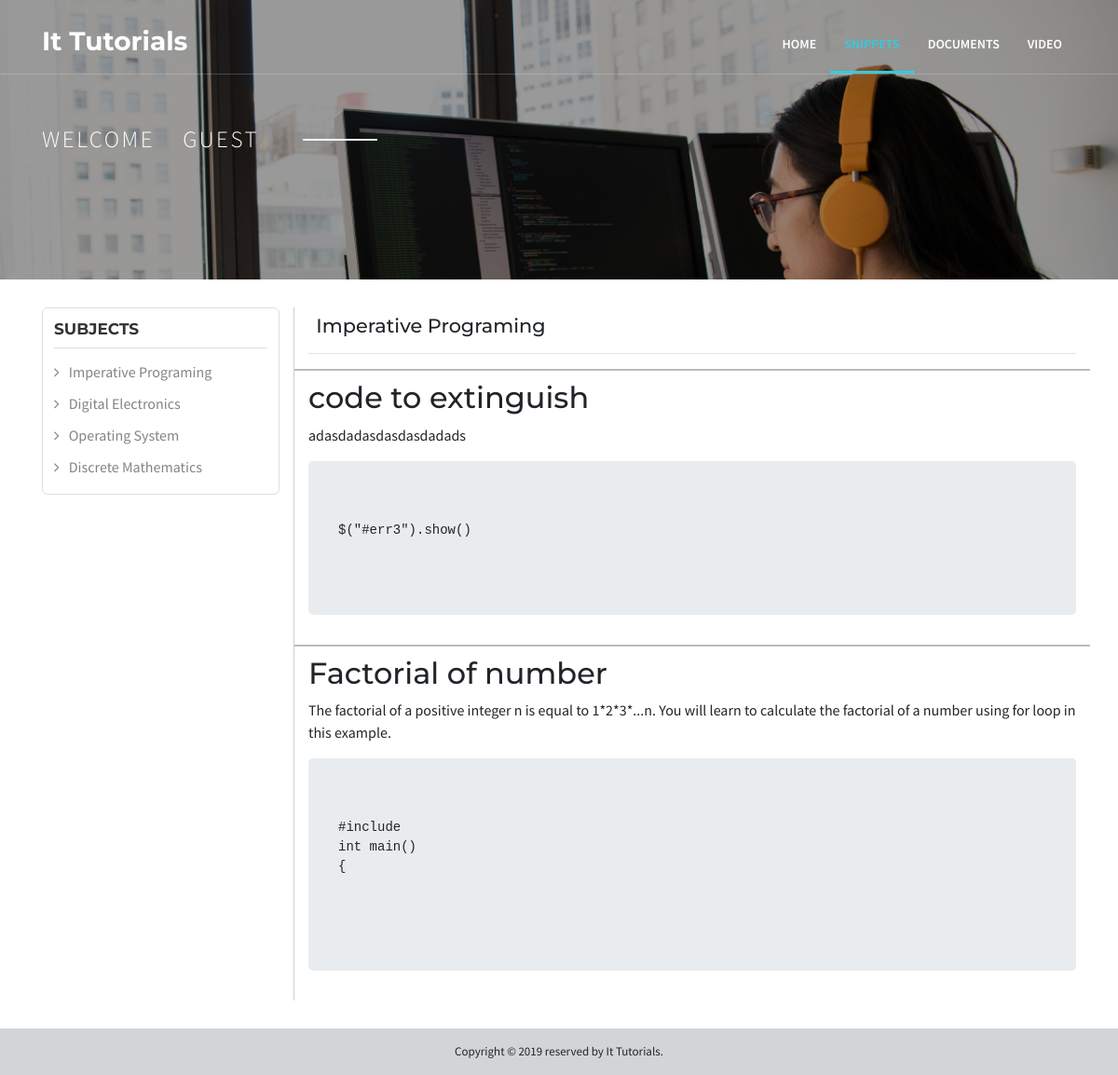
Screenshot of /main/user/snippets.php?sub=1 with the database file from the repository.
### tables this page shows
CREATE TABLE `snippets` (
  `id` int(10) NOT NULL,
  `title` varchar(50) NOT NULL,
  `code` varchar(500) NOT NULL,
  `subject` int(2) NOT NULL,
  `description` varchar(200) NOT NULL
);

### class/project.php (called while the page is built, shortened)
<?php
require_once 'helper.php';
$objproject = new project(1);
?>

### class/connect.php (called while the page is built, shortened)
<?php
class connect implements localDB, serverDB
{
	function __construct($type)
	{
		if($type==1)
		{
			$this->conn = new mysqli(self::HOST1, self::USER1, self::PWD1,self::DB1);
		}
		else
		{
			$this->conn = new mysqli(self::HOST2, self::USER2, self::PWD2,self::DB2);
		}
	}
}
?>

### class/helper.php (called while the page is built, shortened)
<?php
require_once 'connect.php';
class helper extends connect
{
    function select($columns,$table,$condition)
    {
    	$sql="Select $columns from $table where $condition";
    	$answer=$this->conn->query($sql);
    	if($answer->num_rows==0)
    	{
    		return 0;
    	}
    	else
    	{
    		while($ans=$answer->fetch_array(1))
    		{
    			$rows[]=$ans;
    		}
    	}
    	return json_encode($rows);
    }
}
?>

### main/user/snippets.php (the view, shortened to what this page needs)
<?php
    $subcode = $_GET['sub'];
    require_once '../../class/project.php';
?>
<!DOCTYPE html>
<html lang="en">
  <head>
    <link rel="stylesheet" href="css/font-awesome.min.css" />
<link href="../../assets/css/bootstrap.min.css" rel="stylesheet" id="bootstrap-css">
<link href="../../assets/css/style.css" rel="stylesheet" id="bootstrap-css">
 </head>
  <body>
<nav class="navbar navbar-expand-md fixed-top top-nav">
	<div class="container">
		  <a class="navbar-brand" href="../index.php"><strong>It Tutorials</strong></a>
		  <div class="collapse navbar-collapse" id="navbarSupportedContent">
		    <ul class="navbar-nav ml-auto">
		      <li class="nav-item">
		        <a class="nav-link" href="../index.php">Home</a>
		      </li>
		           <li class="nav-item  active">
                <a class="nav-link" href="snippets.php?sub=1">Snippets<span class="sr-only">(current)</span>  </a>
              </li>
              <li class="nav-item">
                <a class="nav-link" href="docs.php?sub=1">Documents</a>
              </li>
		      <li class="nav-item">
		        <a class="nav-link" href="product.php?sub=1">Video</a>
		      </li>
		    </ul>
		  </div>
	</div>
</nav>
  <div class="block-30 block-30-sm item" style="background-image: url('../../assets/images/bg_2.jpg');" data-stellar-background-ratio="0.5">
    <div class="container">
      <div class="row align-items-center">
        <div class="col-md-10">
           <span class="subheading-sm">Welcome &nbsp;&nbsp;&nbsp;<?php
           if(isset($_SESSION['username']))
           {
            echo "$_SESSION[username]";
          }
          else
          {
            echo "Guest";
          }
           ?></span>
        </div>
      </div>
    </div>
  </div>
<section class="middle-container">
	<div class="container">
		 <div class="row">
		<div class="col-md-3">
<div class="cat-list">
	<h3>SUBJECTS</h3>
	<ul>
		<li><a href="snippets.php?sub=1">Imperative Programing</a></li>
        <li><a href="snippets.php?sub=2">Digital Electronics</a></li>
        <li><a href="snippets.php?sub=3">Operating System</a></li>
        <li><a href="snippets.php?sub=4">Discrete Mathematics</a></li>
	</ul>
</div>
        </div>
        <div class="col-md-9 cat-products">
      <h3 class="cate-head">
        <?php
        if($subcode==1){
            echo "Imperative Programing";
        }
        ?>
      </h3>
    <hr/>
    <div class="row">
    <?php
            $rows = $objproject->select("title, code, description", "snippets", "subject=$subcode");
            $rows = json_decode($rows, true);
            foreach ($rows as $row) {
        ?>
        <div class="container" style="border-top: 2px solid #bbb; padding-top: 10px;">
        <h2><?php echo "$row[title]";?></h2>
        <p><?php echo "$row[description]"?></p>
        <div class="jumbotron">
          <pre><?php echo"$row[code]";?>
          </pre>
        </div>
        </div>
        <?php
         }
        ?>
    </div>
        </div>
         </div>
	</div>
</section>
<footer>
  <div class="container">
	<div class="row">
		<div class=" col-md-12 text-center">
          Copyright &copy; 2019 reserved by It Tutorials.
       </div>
   </div>
  </div>
</footer>
  </body>
</html>

### assets/css/style.css (style rules this page uses)
body, html { height: 100%; width:100%; }
body { font-size: 1rem; font-family: 'Source Sans Pro', sans-serif; }
h1,h2,h3,h4,h5 { position: relative; font-family: 'Montserrat', sans-serif; }
.top-nav { border-bottom: 1px solid rgba(255, 255, 255, 0.2); height: 80px; transition: 0.5s ease-in; -webkit-transition: 0.5s ease-in; -moz-transition: 0.5s ease-in; }
.top-nav .navbar-nav li .nav-link { color: #fff; font-size: 14px; padding:29px 15px 18px; font-weight: 600; text-transform: uppercase; transition: 0.5s ease-in; -webkit-transition: 0.5s ease-in; -moz-transition: 0.5s ease-in; }
.top-nav li a.nav-link:hover, .top-nav .nav-item.active a.nav-link { border-bottom: 3px solid #35cbdf; color: #35cbdf; transition: 0.5s ease-in; -webkit-transition: 0.5s ease-in; -moz-transition: 0.5s ease-in; }
.top-nav .navbar-brand { font-size: 28px; color: #fff; font-family: 'Montserrat', sans-serif; }
footer { padding: 15px 0px; background: #d2d5d6; font-size: 13px;width: 100%; display: flex; }
.middle-container { margin: 30px 0px; }
.block-30 { background-size: cover; background-color: #ccc; padding: 0; position: relative; }
.block-30:before { background: #000; position: absolute; content: ""; top: 0; left: 0; right: 0; bottom: 0; opacity: .4; z-index: 0; }
.block-30, .block-30 .row { min-height:300px; height: 30vh; }
.block-30 .subheading-sm { color: #fff; font-size: 25px; text-transform: uppercase; letter-spacing: .1em; position: relative; display: inline-block; font-weight: 300; }
.block-30 .subheading-sm:after { width: 80px; height: 2px; background: #fff; position: absolute; left: 120%; top: 50%; -webkit-transform: translateY(-50%); -ms-transform: translateY(-50%); transform: translateY(-50%); content: ""; }
.block-30.block-30-sm, .block-30.block-30-sm .row { min-height: 300px; height: 30vh; }
.navbar { display: inherit; }
.cate-head { text-transform:capitalize;text-transform: capitalize; font-size: 1.3em; margin: 0.4em; }
.cat-list { padding: 12px; border: 1px solid #dfdfdf; border-radius: 6px; }
.cat-list h3 { color:#333;font-size:17px;font-family:Montserrat,sans-serif;font-weight:700; padding-bottom:10px; border-bottom:1px solid #dfdfdf; }
.cat-list ul { list-style: none; padding: 0px; margin: 0px; }
.cat-list ul li { display: block; padding:5px 0px; }
.cat-list ul li a { color:#848484; text-decoration: none; }
.cat-list ul li a:before { content: "\f105"; font-family: FontAwesome; font-style: normal; font-weight: normal; text-decoration: inherit; padding-right: 10px; }
@media (min-width: 450px) { .cat-products { border-left:1px solid rgba(97, 96, 96, 0.3); } }

### rows the page displays
snippets: title "code to extinguish", description "adasdadasdasdasdadads", code "$(\"#err3\").show()"
snippets: title "Factorial of number", description "The factorial of a positive integer n is equal to 1*2*3*...n. You will learn to calculate the factorial of a number using for loop in this example.", code "#include int main() {"
